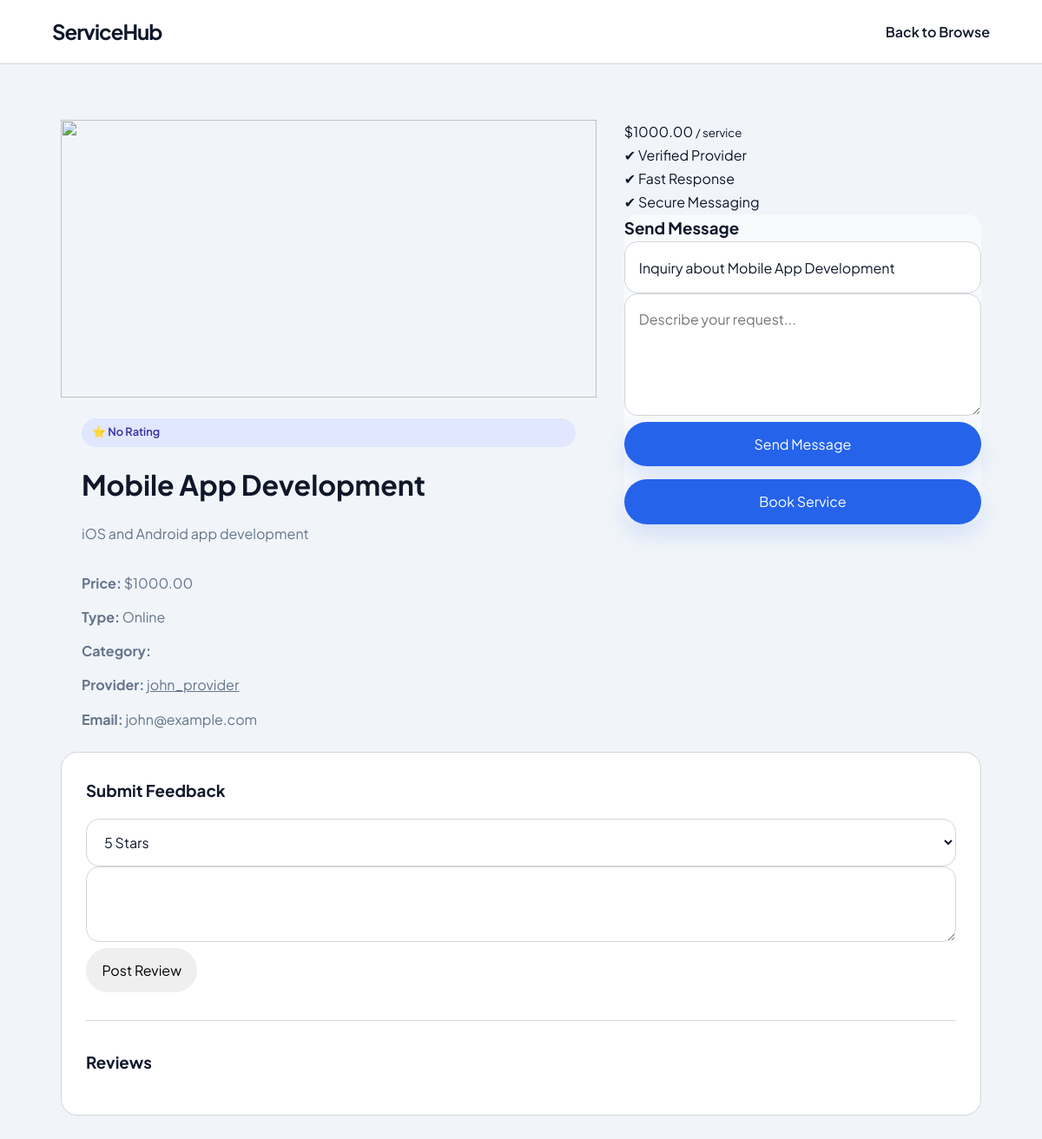
Screenshot of /customer/service_detail.php?id=2 (signed in) with the database file from the repository.
### tables this page shows
CREATE TABLE IF NOT EXISTS services (
    id INT PRIMARY KEY AUTO_INCREMENT,
    user_id INT NOT NULL,
    title VARCHAR(255) NOT NULL,
    description TEXT,
    price DECIMAL(10,2) NOT NULL,
    image VARCHAR(255),
    service_type ENUM('online', 'local') NOT NULL,
    category VARCHAR(100) DEFAULT NULL,
    city VARCHAR(100),
    area VARCHAR(100),
    deadline DATE,
    created_at TIMESTAMP DEFAULT CURRENT_TIMESTAMP,
    FOREIGN KEY (user_id) REFERENCES users(id) ON DELETE CASCADE
);

CREATE TABLE IF NOT EXISTS users (
    id INT PRIMARY KEY AUTO_INCREMENT,
    username VARCHAR(100) NOT NULL,
    email VARCHAR(100) UNIQUE NOT NULL,
    password VARCHAR(255) NOT NULL,
    role ENUM('customer', 'provider') NOT NULL,
    provider_type ENUM('online', 'local') DEFAULT NULL,
    provider_category VARCHAR(100) DEFAULT NULL,
    contact_phone VARCHAR(50) DEFAULT NULL,
    created_at TIMESTAMP DEFAULT CURRENT_TIMESTAMP
);

### customer/service_detail.php (the view, shortened to what this page needs)
<?php
include("../config/db.php");
$service_id = $_GET['id'];
$stmt = $conn->prepare("SELECT s.*, u.id as provider_id, u.username as provider, u.email as provider_email, u.contact_phone as provider_phone, u.provider_type as provider_type, u.provider_category as provider_category FROM services s JOIN users u ON s.user_id = u.id WHERE s.id = ?");
$stmt->bind_param("i", $service_id);
$stmt->execute();
$service = $stmt->get_result()->fetch_assoc();
$avg_res = $conn->query("SELECT AVG(rating) as avg FROM feedback WHERE service_id = $service_id");
$avg_row = $avg_res->fetch_assoc();
$average = number_format($avg_row['avg'], 1);
?>
<!DOCTYPE html>
<html lang="en">
<head>
    <link rel="stylesheet" href="../css/style.css">
    <link rel="stylesheet" href="../css/customer.css">
</head>
<body>
<nav class="navbar">
    <div class="navbar__logo">ServiceHub</div>
    <div class="navbar__links"><a href="browse.php">Back to Browse</a></div>
</nav>
<main class="container">
<div class="detail-grid">
    <div class="detail-card">
        <div class="detail-card__media">
            <img src="../uploads/<?php echo $service['image']; ?>" class="detail-card__img">
        </div>
        <div class="detail-card__body">
            <span class="badge badge--primary">
                ⭐ <?php echo ($average > 0) ? $average : "No Rating"; ?>
            </span>
            <h1 class="detail-card__title"><?php echo $service['title']; ?></h1>
            <p class="detail-card__desc"><?php echo $service['description']; ?></p>
            <div class="detail-card__meta">
                <p><strong>Price:</strong> $<?php echo $service['price']; ?></p>
                <p><strong>Type:</strong> <?php echo ucfirst($service['service_type']); ?></p>
                <p><strong>Category:</strong> <?php echo htmlspecialchars($service['category']); ?></p>
                <p>
                    <strong>Provider:</strong>
                    <a href="provider_profile.php?id=<?php echo $service['user_id']; ?>">
                        <?php echo $service['provider']; ?>
                    </a>
                </p>
                <?php if($service['provider_email']): ?>
                    <p><strong>Email:</strong> <?php echo $service['provider_email']; ?></p>
                <?php endif; ?>
            </div>
        </div>
    </div>
    <aside class="booking-panel">
        <div class="booking-card">
            <div class="booking-price">
                $<?php echo $service['price']; ?>
                <small>/ service</small>
            </div>
            <div class="booking-info">
                <p>✔ Verified Provider</p>
                <p>✔ Fast Response</p>
                <p>✔ Secure Messaging</p>
            </div>
            <?php if(isset($_SESSION['role']) && $_SESSION['role'] == 'customer'): ?>
                <div class="message-box">
                    <h3>Send Message</h3>
                    <form method="POST" class="auth-card__form">
                        <input type="text" name="subject"
                            class="auth-card__input"
                            value="Inquiry about <?php echo htmlspecialchars($service['title']); ?>">
                        <textarea name="message"
                            class="auth-card__input"
                            rows="4"
                            placeholder="Describe your request..."></textarea>
                        <button type="submit" name="send_message"
                            class="btn btn--primary btn--full">
                            Send Message
                        </button>
                    </form>
    <form method="POST" style="margin-top:15px;margin-bottom:15px;">
    <button type="submit" name="place_order" class="btn btn--primary btn--full">
        Book Service
    </button>
</form>
                </div>
            <?php else: ?>
                <p>Please login to contact provider</p>
            <?php endif; ?>
        </div>
    </aside>
</div>
<div class="feedback-section">
    <h3>Submit Feedback</h3>
    <form method="POST" class="auth-card__form">
        <select name="rating" class="auth-card__select" required>
            <option value="5">5 Stars</option>
        </select>
        <textarea name="comment" class="auth-card__input" required></textarea>
        <button name="submit_feedback" class="auth-card__button">
            Post Review
        </button>
    <hr class="separator">
    <h3>Reviews</h3>
</div>
</main>
</body>
</html>

### css/style.css (style rules this page uses)
:root { --primary: #2563eb; --primary-color: #2563eb; --primary-hover: #1d4ed8; --secondary: #0f172a; --success: #16a34a; --danger: #dc2626; --surface: #ffffff; --surface-strong: #f8fafc; --surface-muted: #e2e8f0; --text: #0f172a; --text-muted: #64748b; --border: #d1d5db; --shadow: rgba(15, 23, 42, 0.08); }
* { box-sizing: border-box; margin: 0; padding: 0; }
html { scroll-behavior: smooth; }
body { font-family: 'Plus Jakarta Sans', sans-serif; background: #f1f5f9; color: var(--text); line-height: 1.7; }
a { color: inherit; }
img { max-width: 100%; display: block; }
button, input, select, textarea { font: inherit; }
button { cursor: pointer; }
.navbar { background: var(--surface); border-bottom: 1px solid var(--border); padding: 1rem 5%; display: flex; justify-content: space-between; align-items: center; position: sticky; top: 0; z-index: 50; }
.navbar__logo { font-size: 1.5rem; font-weight: 700; letter-spacing: -0.04em; }
.navbar__links { display: flex; align-items: center; gap: 0.75rem; }
.navbar__links a { color: var(--text); text-decoration: none; font-weight: 600; transition: color 0.2s ease; }
.btn, button { display: inline-flex; align-items: center; justify-content: center; gap: 0.5rem; padding: 0.75rem 1.15rem; border-radius: 999px; border: none; transition: transform 0.2s ease, box-shadow 0.2s ease, background 0.2s ease; }
.btn--primary, button.btn--primary { background: var(--primary-color); color: #ffffff; box-shadow: 0 12px 24px rgba(37, 99, 235, 0.15); }
.btn--full { width: 100%; }
.container { max-width: 1180px; margin: 0 auto; padding: 2rem 5%; }
.badge { display: inline-flex; align-items: center; gap: 0.35rem; padding: 0.35rem 0.75rem; border-radius: 999px; font-size: 0.8rem; font-weight: 600; }
.badge--primary { background: #e0e7ff; color: #3730a3; }
.service-card__image-wrapper, .service-card__img, .pro-card__img, .detail-card__img { width: 100%; }
.service-card__image-wrapper img, .pro-card__img img, .detail-card__img { width: 100%; height: 100%; object-fit: cover; display: block; }
.auth-card__input, .auth-card__select, textarea, input[type='file'] { width: 100%; border: 1px solid var(--border); border-radius: 0.95rem; padding: 0.95rem 1rem; background: #ffffff; color: var(--text); transition: border-color 0.2s ease, box-shadow 0.2s ease; }
.detail-card__media { width: 100%; height: 320px; position: relative; overflow: hidden !important; clip: auto !important; overflow-clip-margin: initial !important; }
.detail-card__img { width: 100% !important; height: 100% !important; object-fit: cover !important; object-position: center; display: block; }

### css/customer.css (style rules this page uses)
.service-card__image-wrapper img, .detail-card__img { width: 100%; height: 100%; object-fit: cover; display: block; }
.service-card__content, .detail-card__body { padding: 1.5rem; }
.service-card__title, .detail-card__title { margin: 0 0 0.75rem; font-size: 1.25rem; color: var(--text); }
.service-card__provider, .detail-card__meta p, .detail-card__desc, .review-item__text { color: var(--text-muted); }
.message-box { border-radius: 1rem; background: #f8fafc; }
.detail-grid { display: grid; grid-template-columns: 1.5fr 1fr; gap: 2rem; margin-top: 2rem; }
.detail-card__body { display: grid; gap: 1rem; }
.detail-card__title { font-size: 2rem; margin: 0; }
.detail-card__desc { margin: 0; line-height: 1.8; }
.detail-card__meta { display: grid; gap: 0.75rem; margin-top: 0.75rem; }
.feedback-section { background: var(--surface); padding: 1.75rem; border-radius: 1.2rem; border: 1px solid var(--border); }
.feedback-section h3 { margin: 0 0 1rem; color: var(--text); }
.separator { border: none; border-top: 1px solid var(--border); margin: 2rem 0; }

### rows the page displays
services: title "Mobile App Development", description "iOS and Android app development", price "1000.00", service_type "Online", user.username "john_provider", user.email "john@example.com", subject "Inquiry about Mobile App Development"
